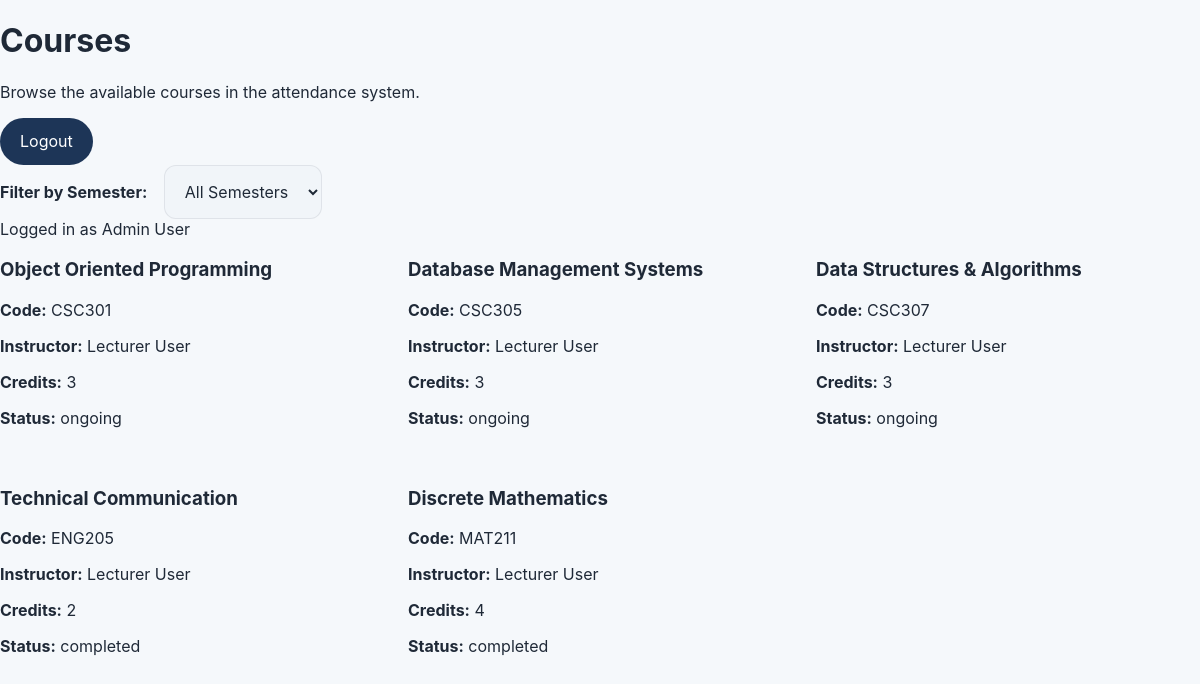
Screenshot of /courses.php (signed in) with the database file from the repository.
### tables this page shows
CREATE TABLE courses (
  id INT AUTO_INCREMENT PRIMARY KEY,
  code VARCHAR(20) NOT NULL,
  title VARCHAR(255) NOT NULL,
  credits TINYINT NOT NULL,
  semester TINYINT NOT NULL,
  progress TINYINT NOT NULL DEFAULT 0,
  status ENUM('ongoing', 'completed') NOT NULL DEFAULT 'ongoing',
  lecturer_id INT NULL,
  created_at DATETIME NOT NULL DEFAULT CURRENT_TIMESTAMP,
  FOREIGN KEY (lecturer_id) REFERENCES users(id) ON DELETE SET NULL
);

CREATE TABLE users (
  id INT AUTO_INCREMENT PRIMARY KEY,
  name VARCHAR(100) NOT NULL,
  email VARCHAR(150) NOT NULL UNIQUE,
  password VARCHAR(255) NOT NULL,
  role ENUM('admin', 'student', 'parent', 'lecturer', 'systemadmin') NOT NULL DEFAULT 'student',
  fingerprint_credential_id VARCHAR(255) NULL,
  fingerprint_public_key_jwk TEXT NULL,
  fingerprint_sign_count INT UNSIGNED NOT NULL DEFAULT 0,
  fingerprint_registered_at DATETIME NULL,
  created_at DATETIME NOT NULL DEFAULT CURRENT_TIMESTAMP
);

### config.php (called while the page is built, shortened)
<?php
function current_user()
{
    return $_SESSION['user'] ?? null;
}
function sanitize($value)
{
    return htmlspecialchars($value, ENT_QUOTES, 'UTF-8');
}

### functions.php (called while the page is built, shortened)
<?php
require_once 'config.php';
function db_query($conn, $sql, $params = [])
{
    $stmt = $conn->prepare($sql);
    if (!$stmt->execute()) {
        die('Query execute failed: ' . $stmt->error);
    }
    return $stmt;
}
function db_fetch_all($conn, $sql, $params = [])
{
    $stmt = db_query($conn, $sql, $params);
    $result = $stmt->get_result();
    return $result ? $result->fetch_all(MYSQLI_ASSOC) : [];
}

### courses.php (the view, shortened to what this page needs)
<?php
require_once 'functions.php';
$semester = $_GET['semester'] ?? 'all';
$conn = db_connect();
if ($semester === 'all') {
    $courses = db_fetch_all(
        $conn,
        'SELECT c.id, c.code, c.title, c.credits, c.semester, c.progress, c.status, u.name AS lecturer FROM courses c LEFT JOIN users u ON c.lecturer_id = u.id ORDER BY c.code'
    );
} else {
    $courses = db_fetch_all(
        $conn,
        'SELECT c.id, c.code, c.title, c.credits, c.semester, c.progress, c.status, u.name AS lecturer FROM courses c LEFT JOIN users u ON c.lecturer_id = u.id WHERE c.semester = ? ORDER BY c.code',
        [(int)$semester]
    );
}
?>
<!DOCTYPE html>
<html lang="en">
<head>
  <link rel="stylesheet" href="styles.css">
  <link rel="stylesheet" href="https://cdnjs.cloudflare.com/ajax/libs/font-awesome/6.6.0/css/all.min.css" />
</head>
<body>
  <div class="header">
    <div>
      <h1>Courses</h1>
      <p>Browse the available courses in the attendance system.</p>
    </div>
    <div>
      <button class="btn" onclick="window.location.href='logout.php'">Logout</button>
    </div>
  </div>
  <div class="container">
    <div class="filter-bar">
      <div>
        <label for="semester-filter"><strong>Filter by Semester:</strong></label>
        <form id="semester-form" class="filter-form" method="get" action="courses.php">
          <select id="semester-filter" name="semester" onchange="document.getElementById('semester-form').submit();">
            <option value="all" <?php echo $semester === 'all' ? 'selected' : ''; ?>>All Semesters</option>
          </select>
        </form>
      </div>
      <div>
        Logged in as <?php echo sanitize(current_user()['name']); ?>
      </div>
    </div>
    <div class="course-list">
      <?php if (empty($courses)): ?>
        <div class="course-card">
          <p>No courses found for this semester.</p>
        </div>
      <?php else: ?>
        <?php foreach ($courses as $course): ?>
          <div class="course-card">
            <h3><?php echo sanitize($course['title']); ?></h3>
            <p><strong>Code:</strong> <?php echo sanitize($course['code']); ?></p>
            <p><strong>Instructor:</strong> <?php echo sanitize($course['lecturer'] ?: 'Unassigned'); ?></p>
            <p><strong>Credits:</strong> <?php echo sanitize($course['credits']); ?></p>
            <p class="status <?php echo sanitize($course['status']); ?>"><strong>Status:</strong> <?php echo sanitize($course['status']); ?></p>
          </div>
        <?php endforeach; ?>
      <?php endif; ?>
    </div>
  </div>
</body>
</html>

### styles.css (style rules this page uses)
:root { --brand: #00573f; --brand-dark: #003d2f; --brand-light: #eaf4f0; --accent: #1d3557; --accent-strong: #457b9d; --danger: #d62828; --success: #2f7a4f; --background: #f5f8fb; --surface: #ffffff; --surface-strong: #f1f5f9; --text: #1f2937; --muted: #64748b; --border: rgba(15, 23, 42, 0.08); --radius: 16px; --shadow: 0 18px 50px rgba(15, 23, 42, 0.08); }
* { box-sizing: border-box; }
html { scroll-behavior: smooth; }
body { margin: 0; font-family: 'Inter', system-ui, -apple-system, BlinkMacSystemFont, 'Segoe UI', sans-serif; background: var(--background); color: var(--text); }
button, input, select, textarea { font: inherit; }
button { cursor: pointer; }
.nav-link, .button-link, .btn { display: inline-flex; align-items: center; justify-content: center; gap: 0.5rem; border-radius: 999px; padding: 0.85rem 1.25rem; border: 1px solid transparent; transition: transform 0.2s ease, background 0.2s ease, box-shadow 0.2s ease; }
.btn { border: none; color: var(--surface); background: var(--accent); }
.dashboard-grid, .grid, .course-list, .grid-cards, .form-grid { display: grid; gap: 1.5rem; }
.course-list { grid-template-columns: repeat(auto-fit, minmax(300px, 1fr)); }
.filter-form { display: inline-block; margin-left: 0.75rem; }
input, select, textarea { width: 100%; padding: 0.95rem 1rem; border-radius: 12px; border: 1px solid var(--border); background: var(--surface-strong); color: var(--text); }

### rows the page displays
courses: title "Object Oriented Programming", code "CSC301", lecturer.name "Lecturer User", credits "3", status "ongoing"
courses: title "Database Management Systems", code "CSC305", lecturer.name "Lecturer User", credits "3", status "ongoing"
courses: title "Data Structures & Algorithms", code "CSC307", lecturer.name "Lecturer User", credits "3", status "ongoing"
courses: title "Technical Communication", code "ENG205", lecturer.name "Lecturer User", credits "2", status "completed"
courses: title "Discrete Mathematics", code "MAT211", lecturer.name "Lecturer User", credits "4", status "completed"

### other values shown
current_user()['name'] "Admin User"
